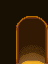

Below is a game level as drawn by its tile map, then a one-line description and the .tmx that defines it (tile-layer data replaced by summaries):
An orthogonal 3x4 tile map with 16x16 px tiles, 4 tile layers (Back, Buildings, Front, Front2).

<map version="1.10" tiledversion="1.10.2" orientation="orthogonal" renderorder="right-down" width="3" height="4" tilewidth="16" tileheight="16" infinite="0" nextlayerid="9" nextobjectid="1">
 <tileset firstgid="1" name="spring_outdoorsTileSheet" tilewidth="16" tileheight="16" tilecount="1975" columns="25">
  <image source="assets/spring_outdoorsTileSheet.png" width="400" height="1264" />
 </tileset>
 <layer id="1" name="Back" width="3" height="4">
  <properties>
   <property name="NPCWarp" value="1 2 potato.cxxcp.Backwoods.cave 7 14" />
   <property name="Warp" value="1 2 potato.cxxcp.Backwoods.cave 7 14" />
  </properties>
  <data>[12 cells, 12 non-empty, 5 distinct tile ids]</data>
 </layer>
 <objectgroup id="2" name="Back" />
 <layer id="3" name="Buildings" width="3" height="4">
  <data>[12 cells, 6 non-empty, 6 distinct tile ids]</data>
 </layer>
 <objectgroup id="4" name="Buildings" />
 <layer id="5" name="Front" width="3" height="4">
  <data>[12 cells, 0 non-empty, 0 distinct tile ids]</data>
 </layer>
 <objectgroup id="6" name="Front" />
 <layer id="7" name="Front2" width="3" height="4">
  <data>[12 cells, 0 non-empty, 0 distinct tile ids]</data>
 </layer>
 <objectgroup id="8" name="Front2" />
</map>